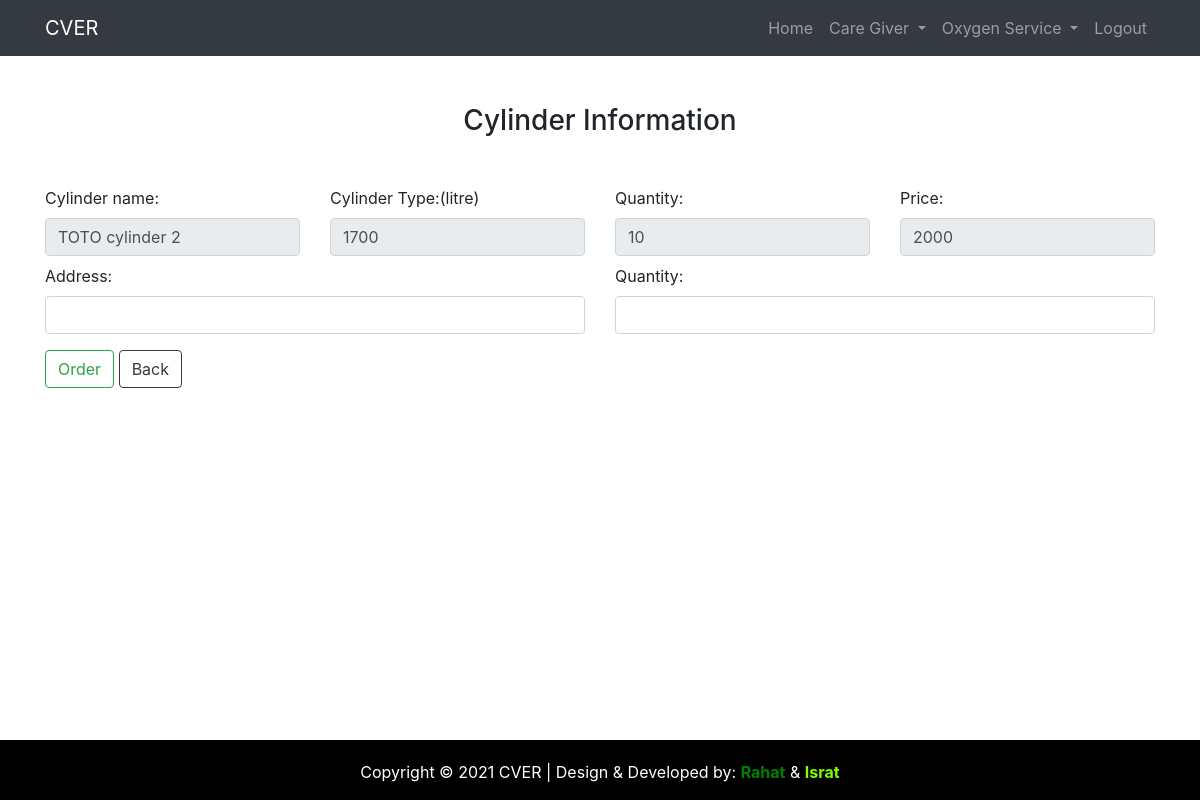
/user/order.php?id=2, run on the app's committed database.
### tables this page shows
CREATE TABLE `cylinder` (
  `id` int(11) NOT NULL,
  `os_id` int(11) NOT NULL,
  `cylinder_name` varchar(255) NOT NULL,
  `type` varchar(255) NOT NULL,
  `quantity` int(11) NOT NULL,
  `price` varchar(255) NOT NULL
);

### user/order.php (the view, shortened to what this page needs)
<?php
	require '../db_config.php';
	if (isset($_GET['id'])) {
		$id = $_GET['id'];
		$sql="select * from cylinder where id = '$id'";
		$result = mysqli_query($db,$sql);
		$data = mysqli_fetch_array($result, MYSQLI_ASSOC);
	}
?>
<!DOCTYPE html>
<html>
<head>
</head>
<link rel="stylesheet" href="https://maxcdn.bootstrapcdn.com/bootstrap/4.0.0/css/bootstrap.min.css">
<body>
	<?php require 'navigation_bar.php' ?>
	<div class="container">
		<h3 class="text-center mt-5">Cylinder Information</h3>
		<div class="registration_form mt-5">
			<form action="payment.php" method="POST">
			  <div class="row">
			  	<div class="col">
			      <label>Cylinder name:</label>
			      <input type="text" class="form-control" value="<?= $data['cylinder_name'] ?>" disabled>
			    </div>
			    <div class="col">
			      <label>Cylinder Type:(litre)</label>
			      	  <input type="text" class="form-control"  value="<?= $data['type'] ?>" disabled>
			    </div>
			    <div class="col">
			      <label>Quantity:</label>
			      <input type="number" class="form-control" value="<?= $data['quantity'] ?>" disabled>
			    </div>
			    <div class="col">
			      <label>Price:</label>
			      <input type="number" class="form-control" value="<?= $data['price'] ?>" disabled>
			    </div>
			  </div>
				<div class="row mt-2">
				    <div class="col">
				      <label>Address:</label>
				      <input type="text" class="form-control" name="address" required >
				    </div>
				    <div class="col">
				      <label>Quantity:</label>
				      <input type="number" class="form-control" name="quantity" min="1" max="<?= $data['quantity']; ?>" required >
				    </div>
				</div>
			  <button class="btn btn-outline-success mt-3" type="submit" name="btn-proceed_payment">Order</button>
			  <a href="order_cylinder.php" class="btn btn-outline-dark mt-3">Back</a>
			</form>
		</div>
	</div>
	<?php require 'footer.php' ?>
</body>
</html>

### data on the page
cylinder: cylinder_name "TOTO cylinder 2", type "1700", quantity "10", price "2000"
